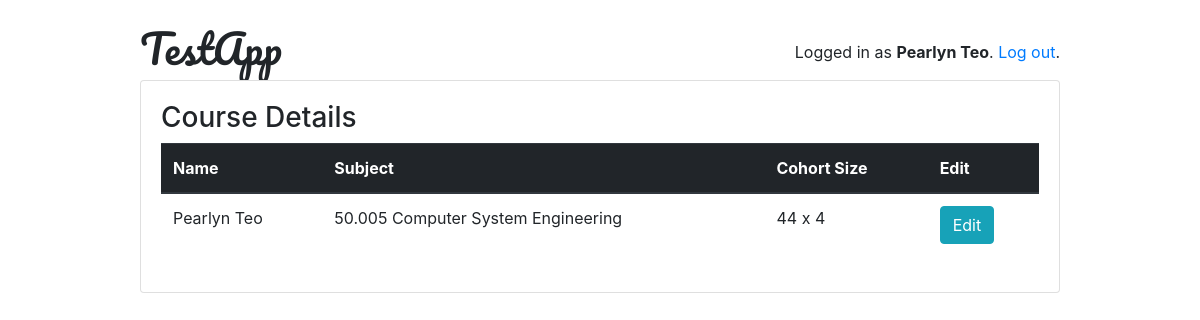
The page /professors/details (signed in) on the database as committed earlier.
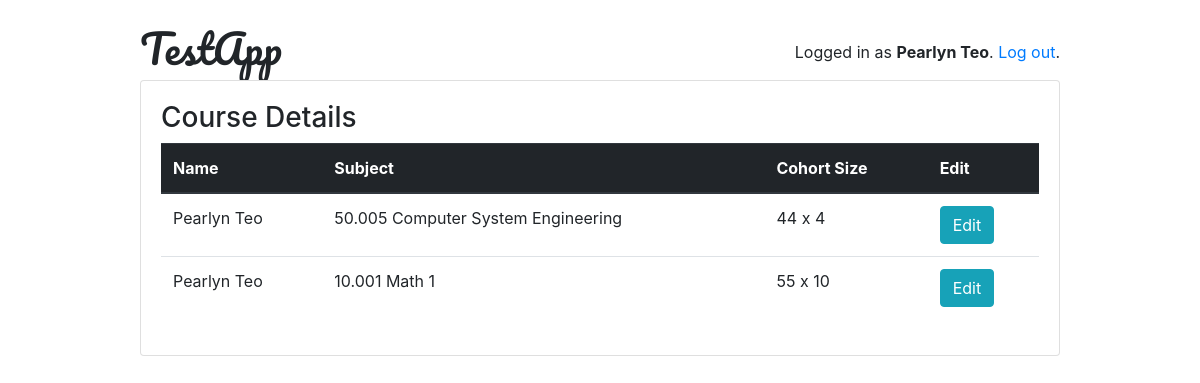
The same page on the database as committed later.
### loginpage/models.py (models this page shows, shortened)
class Preferences(models.Model):
    created_by = models.ForeignKey(User, on_delete=models.CASCADE, null=True, blank=True, related_name='userpref')
    first_name = models.CharField(max_length=50)
    last_name = models.CharField(max_length=50)
    user_type = models.PositiveSmallIntegerField(choices=USER_TYPE_CHOICES, default=5)
    subject_code = models.CharField(max_length=10)
    subject_name = models.CharField(max_length=50)
    cohort_size = models.PositiveSmallIntegerField()
    cohort_num = models.PositiveSmallIntegerField()

### loginpage/views/professors.py (the view)
# urls.py: path('details', professors.DetailsListView.as_view(), name='details'),
@method_decorator([login_required, professor_required], name='dispatch')
class DetailsListView(ListView):
    template_name = 'coursedetails/detailslist.html'
    def get_queryset(self):
        return Preferences.objects.filter(created_by=self.request.user)

### templates/coursedetails/detailslist.html (shortened to what this page needs)
{% extends 'base.html' %}
{% block content %}
	<h3>Course Details</h3>
	<table  class="table table-hover">
		<thead class="thead-dark">
			<tr>
			    <th scope="col">Name</th>
			    <th scope="col">Subject</th>
			    <th scope="col">Cohort Size </th>
			    <th scope="col">Edit </th>
		  	</tr>
			{% for item in object_list %}
		    	 <tr>
					<td>{{ item.first_name }} {{ item.last_name }} </td>
					<td>{{ item.subject_code }} {{ item.subject_name }}</td>
					<td>{{ item.cohort_size }} x {{ item.cohort_num }}</td>
					<td> <a class="btn btn-info" href="{% url 'professors:editdetails' item.id %}" role="button">Edit</a> </td>
				</tr>
	   	{% empty %}
	    	<tr>
				<td>No course details yet </td>
				<td></td>
				<td></td>
	    	</tr>
		{% endfor %}
	</table>
{% endblock %}

Rows that differ between the two databases and show on the page:
added Preferences: first_name "Pearlyn", last_name "Teo", subject_code "10.001", subject_name "Math 1", cohort_size "55", cohort_num "10"
